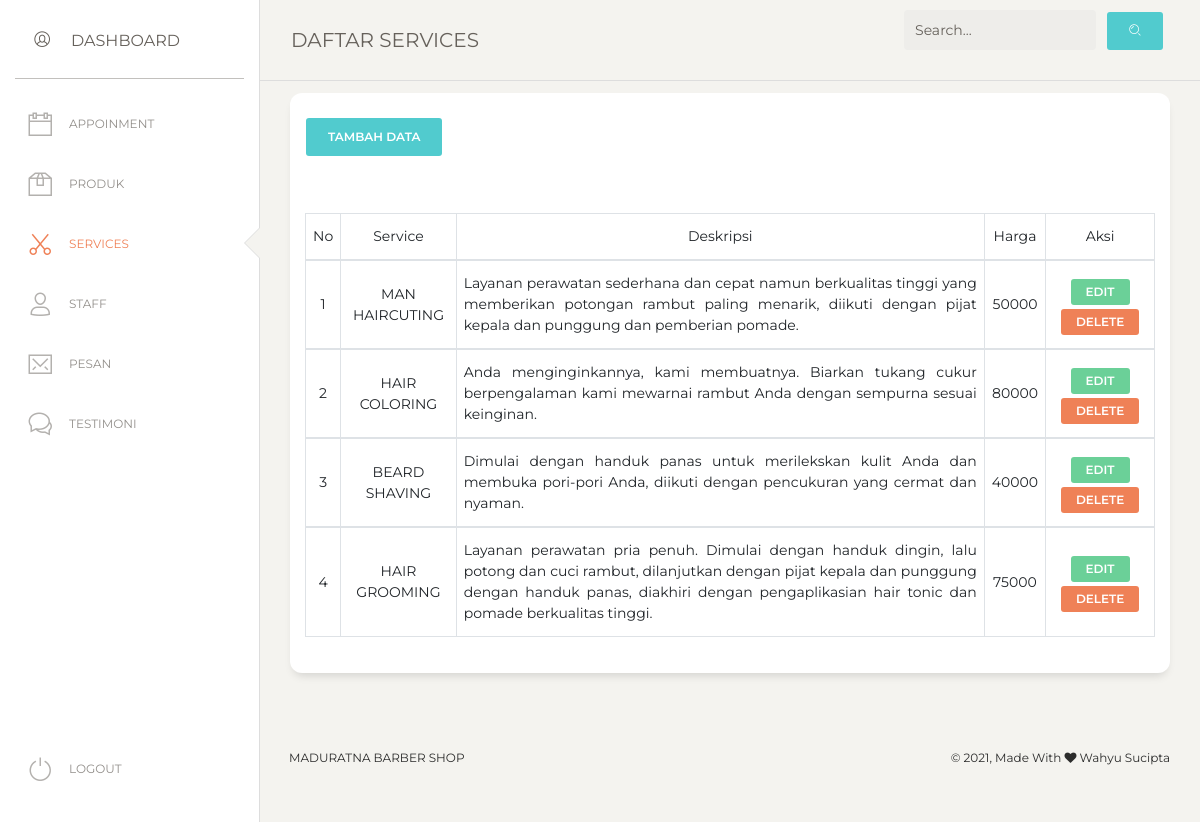
Screenshot of /admin/service/view.php (signed in) with the database file from the repository.
### tables this page shows
CREATE TABLE `tb_service` (
  `id_service` int(11) NOT NULL,
  `nama` varchar(50) NOT NULL,
  `desc_service` text NOT NULL,
  `harga` double NOT NULL
);

### admin/service/view.php (the view, shortened to what this page needs)
<?php
    require_once "../../config/conn.php";
    if(isset($_POST['search'])){
        $a = $_POST['keyword'];
        $query = mysqli_query($conn, "SELECT * FROM tb_service WHERE nama LIKE '%$a%'");
    }
    else{
        $query = mysqli_query($conn, "SELECT * FROM tb_service");
    }
?>
<!DOCTYPE html>
<html lang="en">
<head>
  <link href="https://maxcdn.bootstrapcdn.com/font-awesome/latest/css/font-awesome.min.css" rel="stylesheet">
  <link href="../assets/css/bootstrap.min.css" rel="stylesheet" />
  <link href="../assets/css/paper-dashboard.css?v=2.0.1" rel="stylesheet" />
  <link href="../assets/demo/demo.css" rel="stylesheet" />
  <link rel="stylesheet" href="../css/nav.css">
</head>
<body class="">
  <div class="wrapper ">
    <div class="sidebar" data-color="white" data-active-color="danger">
      <div class="logo">
        <a class="simple-text logo-mini">
          <div class="logo-image-small pt-1">
            <i class="nc-icon nc-circle-10"></i>
          </div>
        </a>
        <a href="" class="simple-text logo-normal">
          Dashboard
        </a>
      </div>
      <div class="sidebar-wrapper">
        <ul class="nav">
          <li>
            <a href="../app/view.php">
              <i class="nc-icon nc-calendar-60"></i>
              <p>APPOINMENT</p>
            </a>
          </li>
          <li>
            <a href="../produk/view.php">
              <i class="nc-icon nc-box-2"></i>
              <p>Produk</p>
            </a>
          </li>
          <li class="active">
            <a href="view.php">
            <i class="nc-icon nc-scissors"></i>
              <p>Services</p>
            </a>
          </li>
          <li>
            <a href="../staff/view.php">
              <i class="nc-icon nc-single-02"></i>
              <p>Staff</p>
            </a>
          </li>
          <li>
            <a href="../pesan/view.php">
              <i class="nc-icon nc-email-85"></i>
              <p>Pesan</p>
            </a>
          </li>
          <li>
            <a href="../testimoni/view.php">
              <i class="nc-icon nc-chat-33"></i>
              <p>Testimoni</p>
            </a>
          </li>
          <li class="active-pro">
          <a href="../process/logout.php">
              <i class="nc-icon nc-button-power"></i>
              <p>Logout</p>
            </a>
          </li>
        </ul>
      </div>
    </div>
    <div class="main-panel">
      <nav class="navbar navbar-expand-lg navbar-absolute fixed-top navbar-transparent">
        <div class="container-fluid">
          <div class="navbar-wrapper">
            <a class="navbar-brand" href="">DAFTAR SERVICES</a>
          </div>
          <form action="" method="POST">
            <div class="collapse navbar-collapse justify-content-end" id="navigation">
                <div class="input-group no-border">
                  <input type="teext" name="keyword" class="form-control" placeholder="Search...">
                </div>
                <ul class="navbar-nav">
                  <li class="nav-item">
                    <button type="submit" name="search" class="btn btn-primary"><i class="nc-icon nc-zoom-split"></i></button>
                  </li>
                </ul>
            </div>
          </form>
        </div>
      </nav>
      <div class="content">
        <div class="row">
          <div class="col-md-12">
            <div class="card">
              <div class="card-header mb-3">
                <div class="row">
                  <div class="col-6">
                    <button type="submit" class="btn btn-primary" data-toggle="modal" data-target=".bd-example-modal-lg">Tambah Data</button>
                  </div>
                </div>
              </div>
              <div class="card-body">
                <div class="table-responsive">
                  <table class="table">
                    <table class="table table-hover table-bordered">
                        <thead align="center">
                            <td>No</td>
                            <td>Service</td>
                            <td>Deskripsi</td>
                            <td>Harga</td>
                            <td>Aksi</td>
                        <?php
                            $i = 1;
                            foreach ($query as $sql) :
                        ?>
                        <tbody align="center">
                            <td><?= $i++; ?></td>
                            <td><?= $sql['nama'] ?></td>
                            <td class="text-justify"><?= $sql['desc_service'] ?></td>
                            <td><?= $sql['harga'] ?></td>
                            <td><a href="edit.php?id=<?=$sql['id_service']?>" class="btn btn-success btn-sm mt-1">EDIT</a>
                                <a onclick="return confirm('Yakin Ingin Menghapus Data Ini ?')" href="process/delete.php?id=<?=$sql['id_service']?>" class="btn btn-danger btn-sm mt-1">DELETE</a>
                            </td>
                        </tbody>
                        <?php endforeach; ?>
                  </table>
                </div>
              </div>
            </div>
          </div>
        </div>
      </div>
      <footer class="footer footer-black  footer-white ">
        <div class="container-fluid">
          <div class="row">
            <nav class="footer-nav">
              <ul>
                <li><a href="" target="_blank">Maduratna Barber Shop</a></li>
              </ul>
            </nav>
            <div class="credits ml-auto">
              <span class="copyright">
                © , Made With <i class="fa fa-heart heart"></i> Wahyu Sucipta
              </span>
            </div>
          </div>
        </div>
      </footer>
    </div>
  </div>
</body>
</html>

### admin/assets/demo/demo.css (style rules this page uses)
body { background-color: #f3f3f3; }
.sidebar .logo { padding: 15px; }
@media all and (min-width: 992px) { .sidebar .nav>li.active-pro { position: absolute; width: 100%; bottom: 10px; } }

### admin/css/nav.css (style rules this page uses)
* { padding: 0; margin: 0; text-decoration: none; list-style: none; box-sizing: border-box; }
body { font-family: montserrat; }
nav ul li { display: inline-block; line-height: 80px; margin: 0 5px; }
.footer-nav li { margin-top: -60px !important; }
nav ul li a { color: #444; font-size: 17px; padding: 7px 13px; border-radius: 3px; text-transform: uppercase; text-decoration: none !important; }
.navbar { margin-top: -20px !important; }
.navbar-brand { margin-top: 20px; }

### rows the page displays
tb_service: nama "MAN HAIRCUTING", desc_service "Layanan perawatan sederhana dan cepat namun berkualitas tinggi yang memberikan potongan rambut paling menarik, diikuti dengan pijat kepala dan punggung dan pemberian pomade.", harga "50000"
tb_service: nama "HAIR COLORING", desc_service "Anda menginginkannya, kami membuatnya. Biarkan tukang cukur berpengalaman kami mewarnai rambut Anda dengan sempurna sesuai keinginan.", harga "80000"
tb_service: nama "BEARD SHAVING", desc_service "Dimulai dengan handuk panas untuk merilekskan kulit Anda dan membuka pori-pori Anda, diikuti dengan pencukuran yang cermat dan nyaman.", harga "40000"
tb_service: nama "HAIR GROOMING", desc_service "Layanan perawatan pria penuh. Dimulai dengan handuk dingin, lalu potong dan cuci rambut, dilanjutkan dengan pijat kepala dan punggung dengan handuk panas, diakhiri dengan pengaplikasian hair tonic dan pomade berkualitas tinggi.", harga "75000"
